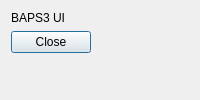
<?xml version="1.0" encoding="UTF-8"?>
<ui version="4.0">
 <class>AboutDialog</class>
 <widget class="QDialog" name="AboutDialog">
  <property name="windowTitle">
   <string>About</string>
  </property>
  <layout class="QFormLayout" name="formLayout">
   <item row="0" column="0">
    <widget class="QLabel" name="label">
     <property name="text">
      <string>BAPS3 UI</string>
     </property>
    </widget>
   </item>
   <item row="1" column="0">
    <widget class="QDialogButtonBox" name="buttonBox">
     <property name="orientation">
      <enum>Qt::Horizontal</enum>
     </property>
     <property name="standardButtons">
      <set>QDialogButtonBox::Close</set>
     </property>
    </widget>
   </item>
  </layout>
 </widget>
 <resources/>
 <connections>
  <connection>
   <sender>buttonBox</sender>
   <signal>accepted()</signal>
   <receiver>AboutDialog</receiver>
   <slot>accept()</slot>
   <hints>
    <hint type="sourcelabel">
     <x>248</x>
     <y>254</y>
    </hint>
    <hint type="destinationlabel">
     <x>157</x>
     <y>274</y>
    </hint>
   </hints>
  </connection>
  <connection>
   <sender>buttonBox</sender>
   <signal>rejected()</signal>
   <receiver>AboutDialog</receiver>
   <slot>reject()</slot>
   <hints>
    <hint type="sourcelabel">
     <x>316</x>
     <y>260</y>
    </hint>
    <hint type="destinationlabel">
     <x>286</x>
     <y>274</y>
    </hint>
   </hints>
  </connection>
 </connections>
</ui>
